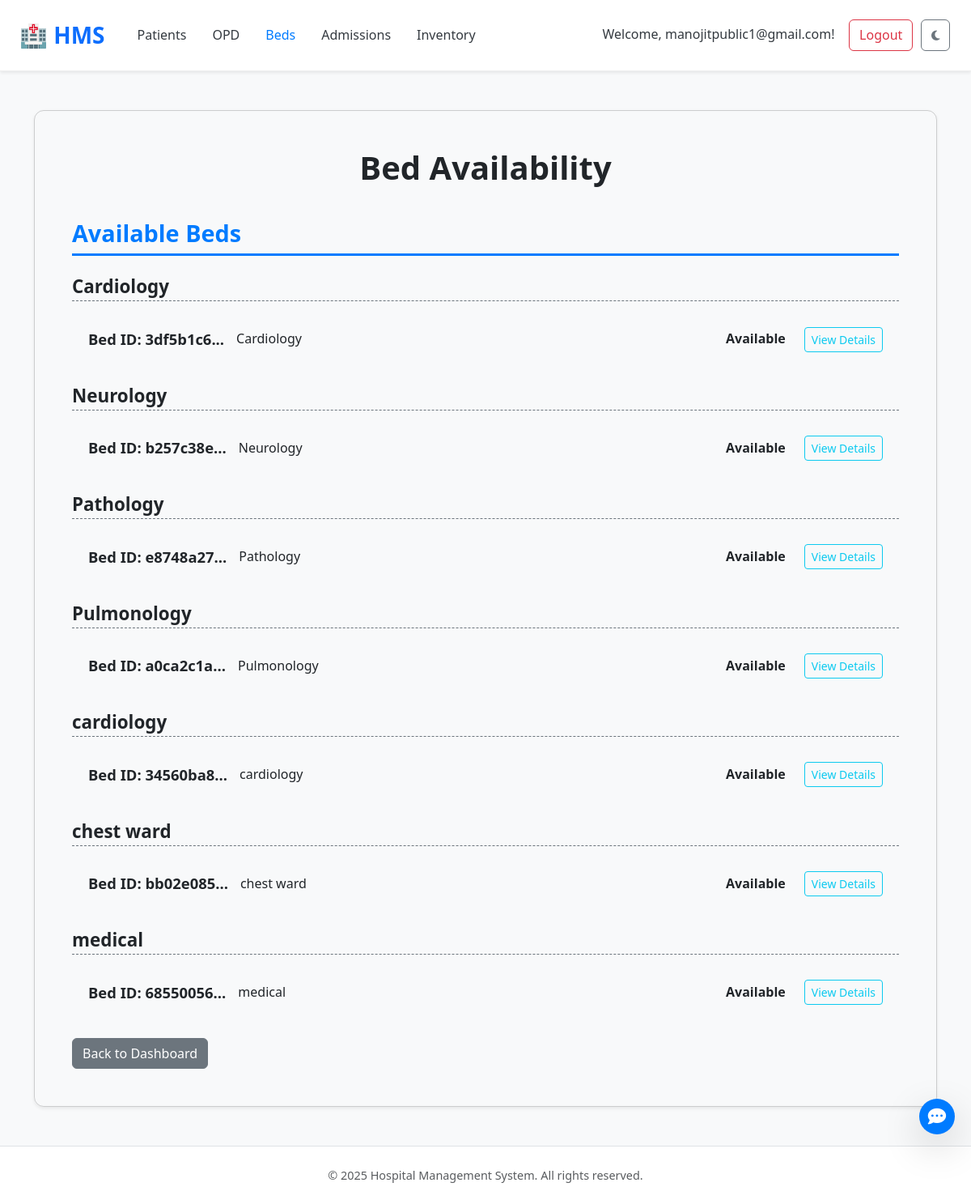
Screenshot of /beds (signed in) with the database file from the repository.
### tables this page shows
CREATE TABLE beds (
    bed_id TEXT PRIMARY KEY,
    ward TEXT NOT NULL,
    bed_number TEXT NOT NULL,
    bed_type TEXT,
    status TEXT NOT NULL DEFAULT 'Available',
    current_patient_id TEXT,
    FOREIGN KEY (current_patient_id) REFERENCES patients(patient_id)
);

### app.py (the view)
@app.route('/beds')
def list_beds():
    conn = None # Initialize conn to None
    cursor = None # Initialize cursor to None
    beds_list = [] # Initialize list to store fetched beds
    try:
        conn = get_db()
        cursor = conn.cursor()
        query = """
            SELECT
                bed_id,
                ward,
                bed_number,
                bed_type,
                status
            FROM beds
            ORDER BY
                CASE status -- Custom order: 'Available' first, then 'Occupied'
                    WHEN 'Available' THEN 1
                    WHEN 'Occupied' THEN 2
                    ELSE 3 -- For any other unexpected statuses
                END ASC,
                ward ASC, -- Then order by ward alphabetically
                bed_number ASC; -- Then order by bed number (might need natural sort if bed_number is text like '1A', '10')
        """
        cursor.execute(query)
        beds_list = cursor.fetchall() # Fetch all results
    except sqlite3.Error as e:
        print(f"Database error fetching bed list: {e}")
        flash(f"Error loading bed availability: {e}", "danger")
        beds_list = [] # Return empty list on error
    except Exception as e:
        print(f"General error fetching bed list: {e}")
        flash(f"An unexpected error occurred while loading beds: {e}", "danger")
        beds_list = [] # Return empty list on error
    finally:
        if conn:
            close_db(conn) # Ensure connection is closed
    grouped_beds = {'Available': {}, 'Occupied': {}}
    for bed in beds_list:
        status = bed['status']
        ward = bed['ward']
        if status in grouped_beds:
            if ward not in grouped_beds[status]:
                grouped_beds[status][ward] = []
            grouped_beds[status][ward].append(bed)
    return render_template('list_beds.html',
                           grouped_beds=grouped_beds)

### app.py (called while the page is built)
def get_db():
    conn = sqlite3.connect(DATABASE)
    conn.row_factory = sqlite3.Row
    return conn

### templates/list_beds.html (shortened to what this page needs)
<!DOCTYPE html>
<html lang="en">
<head>
    <link href="https://cdn.jsdelivr.net/npm/bootstrap@5.3.3/dist/css/bootstrap.min.css" rel="stylesheet">
    <link href="https://cdn.jsdelivr.net/npm/aos@2.3.4/dist/aos.css" rel="stylesheet">
    <link rel="stylesheet" href="https://cdnjs.cloudflare.com/ajax/libs/font-awesome/6.5.0/css/all.min.css" />
    <link rel="stylesheet" href="{{ url_for('static', filename='style.css') }}">
    <link rel="stylesheet" href="{{ url_for('static', filename='index_style.css') }}">
</head>
<body {% if g.get('theme')=='dark' %}data-bs-theme="dark" {% endif %}>
    <nav class="navbar navbar-expand-lg navbar-light bg-white shadow-sm px-4" data-aos="fade-down">
        <a class="navbar-brand fw-bold text-primary" href="{{ url_for('index') }}">🏥 HMS</a>
        <div class="collapse navbar-collapse justify-content-between" id="navbarNav">
            <ul class="navbar-nav">
                {% if session.get('user_id') %}
                <li class="nav-item">
                    <a class="nav-link {% if request.endpoint == 'list_patients' %}active{% endif %}"
                        href="{{ url_for('list_patients') }}">Patients</a>
                </li>
                <li class="nav-item">
                    <a class="nav-link {% if request.endpoint == 'view_opd_queue' %}active{% endif %}"
                        href="{{ url_for('view_opd_queue') }}">OPD</a>
                </li>
                <li class="nav-item">
                    <a class="nav-link {% if request.endpoint == 'list_beds' %}active{% endif %}"
                        href="{{ url_for('list_beds') }}">Beds</a>
                </li>
                <li class="nav-item">
                    <a class="nav-link {% if request.endpoint == 'list_admissions' %}active{% endif %}"
                        href="{{ url_for('list_admissions') }}">Admissions</a>
                </li>
                <li class="nav-item">
                    <a class="nav-link {% if request.endpoint == 'view_inventory' %}active{% endif %}"
                        href="{{ url_for('view_inventory') }}">Inventory</a>
                </li>
                {% endif %}
            </ul>
            <ul class="navbar-nav">
                {% if session.get('user_id') %}
                <li class="nav-item">
                    <a class="nav-link navbar-text me-2" href="{{ url_for('view_profile') }}" style="cursor: pointer;">
                        Welcome, {{ session.get('user_email') }}!
                    </a>
                </li>
                <li class="nav-item">
                    <a class="btn btn-outline-danger" href="{{ url_for('logout') }}">Logout</a>
                </li>
                {% endif %}
                <li class="nav-item">
                    <button id="darkModeToggle" class="btn btn-outline-secondary ms-2" title="Toggle Dark Mode"
                        aria-label="Toggle Dark Mode">
                        <i class="fas fa-moon moon-icon"></i>
                    </button>
                </li>
            </ul>
        </div>
    </nav>
    <div class="container my-5">
        <div class="bed-list-container card shadow-sm">
            <div class="card-body">
                <h1>Bed Availability</h1>
                {% if grouped_beds is none or (grouped_beds['Available'] | length == 0 and grouped_beds['Occupied'] | length == 0) %}
                    <p class="text-center text-muted">No beds registered yet.</p>
                {% else %}
                    {% if grouped_beds['Available'] %}
                        <h2 class="status-group-heading available-beds-heading">Available Beds</h2>
                        {% for ward, beds_in_ward in grouped_beds['Available'].items() %}
                            <h3 class="ward-heading">{{ ward }}</h3>
                            {% for bed in beds_in_ward %}
                                <div class="bed-entry" data-bed-id="{{ bed['bed_id'] }}">
                                    <div class="bed-entry-header">
                                        <div class="bed-info">
                                             <h5>Bed ID: {{ bed['bed_id'][:8] }}...</h5>
                                             <span class="bed-ward">{{ bed['ward'] if bed['ward'] is not none else 'N/A' }}</span>
                                        </div>
                                        <div class="bed-status-and-toggle">
                                            <span class="bed-status-span status-{{ bed['status'] }}">{{ bed['status'] }}</span>
                                            <button class="btn btn-sm btn-outline-info toggle-details-btn" type="button"
                                                    data-bs-toggle="collapse"
                                                    data-bs-target="#bedDetails_{{ bed['bed_id'] }}"
                                                    aria-expanded="false"
                                                    aria-controls="bedDetails_{{ bed['bed_id'] }}">
                                            </button>
                                        </div>
                                    </div>
                                </div>
                            {% endfor %}
                        {% endfor %}
                    {% endif %}
                {% endif %}
                <div class="mt-4">
                    <a href="{{ url_for('index') }}" class="btn btn-secondary">Back to Dashboard</a>
                </div>
            </div>
        </div>
    </div>
    <footer class="bg-white border-top py-4 text-center" data-aos="fade-up">
        <div class="container">
            <p class="mb-0 text-muted">&copy; 2025 Hospital Management System. All rights reserved.</p>
        </div>
    </footer>
    <div id="chatbot-container">
        <button id="chatbot-toggle-btn" class="btn btn-primary rounded-circle shadow-lg">
            <i class="fas fa-comment-dots"></i>
        </button>
    </div>
</body>
</html>

### static/style.css (style rules this page uses)
html { scroll-behavior: smooth; }
:root { --primary-color: #007bff; --primary-darker: #0056b3; --secondary-color: #6c757d; --light-bg: #f8f9fa; --dark-text: #343a40; --card-border-color: #eee; }
body { font-family: 'Segoe UI', Tahoma, Geneva, Verdana, sans-serif; color: var(--dark-text); background-color: var(--light-bg); line-height: 1.6; }
.navbar { background-color: white !important; border-bottom: 1px solid var(--card-border-color); padding: 1rem 2rem; }
.navbar { position: sticky; top: 0; z-index: 999; }
.nav-item { display: flex; justify-content: center; text-align: center; }
.navbar-brand { font-size: 1.75rem; font-weight: bold; color: var(--primary-color); }
.navbar-nav .nav-link { color: var(--dark-text); margin-left: 1rem; padding: 0.5rem 1rem; }
.navbar-nav .nav-link:hover, .navbar-nav .nav-link.active { color: var(--primary-color); font-weight: 500; }
.navbar-nav .btn { margin: 0.1rem; }
footer { color: #777; font-size: 0.9rem; }

### static/index_style.css (style rules this page uses)
body { opacity: 0; transition: opacity 0.5s ease-in-out; }
body.loaded { opacity: 1; }
.card { transition: transform 0.3s ease, box-shadow 0.3s ease; }
#darkModeToggle { transition: all 0.3s ease; font-size: 14px; padding: 8px 12px; }
#chatbot-toggle-btn { position: fixed; bottom: calc(20px + 56px + 10px); right: 20px; z-index: 1052; width: 44px; height: 44px; border-radius: 50%; background-color: #007bff; color: white; border: none; display: flex; align-items: center; justify-content: center; cursor: pointer; box-shadow: 0 4px 8px rgba(0, 0, 0, 0.2); transition: all 0.3s ease; font-size: 1.4rem; }
#chatbot-toggle-btn i { color: inherit; }

### templates/list_beds.html (style rules this page uses)
.bed-list-container { margin-top: 30px; padding: 30px; background-color: var(--card-bg-color); border-radius: 12px; box-shadow: 0 5px 15px rgba(0, 0, 0, 0.1); }
.bed-list-container h1 { text-align: center; margin-bottom: 40px; color: var(--text-color); font-weight: 700; }
.bed-entry { border: 1px solid var(--border-color); margin-bottom: 15px; border-radius: 8px; overflow: hidden; background-color: var(--card-inner-bg-color); transition: border-color 0.3s ease, box-shadow 0.3s ease; }
.bed-entry-header { padding: 15px 20px; background-color: var(--card-header-bg); border-bottom: 1px solid var(--border-color); display: flex; justify-content: space-between; align-items: center; transition: background-color 0.3s ease; }
.bed-entry-header .bed-info { display: flex; align-items: center; flex-grow: 1; margin-right: 15px; }
.bed-entry-header h5 { margin-bottom: 0; color: var(--text-color); font-weight: 600; font-size: 1.15rem; margin-right: 15px; }
.bed-entry-header .bed-ward { font-size: 1em; color: var(--secondary-text-color); }
.bed-entry-header .bed-status-and-toggle { display: flex; align-items: center; flex-shrink: 0; }
.bed-status-span { font-weight: bold; padding: 4px 8px; border-radius: 4px; display: inline-block; min-width: 80px; text-align: center; margin-right: 15px; }
.bed-status-span.status-Available { background-color: var(--success-color-light); color: var(--success-color-dark); }
.status-group-heading { margin-top: 40px; margin-bottom: 20px; padding-bottom: 8px; border-bottom: 3px solid var(--primary-color); color: var(--primary-color); font-size: 1.8rem; font-weight: 700; }
.ward-heading { margin-top: 25px; margin-bottom: 15px; padding-bottom: 3px; border-bottom: 1px dashed var(--secondary-color); color: var(--text-color); font-size: 1.4rem; font-weight: 600; }

### rows the page displays
beds: ward "Cardiology", bed "3df5b1c6", status "Available"
beds: ward "Neurology", bed "b257c38e", status "Available"
beds: ward "Pathology", bed "e8748a27", status "Available"
beds: ward "Pulmonology", bed "a0ca2c1a", status "Available"
beds: ward "cardiology", bed "34560ba8", status "Available"
beds: ward "chest ward", bed "bb02e085", status "Available"
beds: ward "medical", bed "68550056", status "Available"

### other values shown
{{ session.get('user_email') }} "manojitpublic1@gmail.com"
